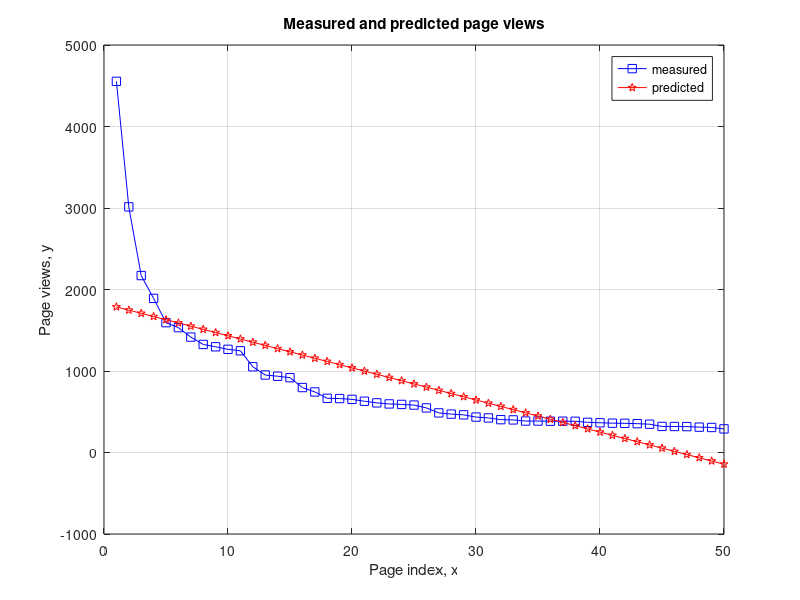

Write the MATLAB code that produced this figure.
clear;
close all;
x = [1:50].';
y = [4554 3014 2171 1891 1593 1532 1416 1326 1297 1266 ...
  1248 1052 951 936 918 797 743 665 662 652 ...
  629 609 596 590 582 547 486 471 462 435 ...
  424 403 400 386 386 384 384 383 370 365 ...
  360 358 354 347 320 319 318 311 307 290 ].';

m = length(y); % store the number of training examples
x = [ ones(m,1) x]; % Add a column of ones to x
n = size(x,2); % number of features
theta_vec = [0 0]';
alpha = 0.002;
err = [0 0]';
for kk = 1:10000
        h_theta = (x*theta_vec);
        h_theta_v = h_theta*ones(1,n);
        y_v = y*ones(1,n);
        theta_vec = theta_vec - alpha*1/m*sum((h_theta_v - y_v).*x).';
        err(:,kk) = 1/m*sum((h_theta_v - y_v).*x).';
end

figure
plot(x(:,2),y,'bs-');
hold on
plot(x(:,2),x*theta_vec,'rp-');
legend('measured', 'predicted');
grid on
xlabel('Page index, x');
ylabel('Page views, y');
title('Measured and predicted page views');
pause()
